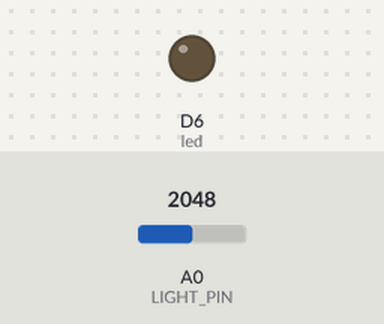
Simulated run of this sketch. Board: Particle Photon. Parts: output pins drawn as LEDs (lit = HIGH). The inputs (shaded band) are chosen by the test bench; at power-on: A0 (LIGHT_PIN) = 2048.

Above: at 1.2 s.
1.3 s: A0 (LIGHT_PIN) set to 533
2.8 s: A0 (LIGHT_PIN) set to 453
At 3.7 s:
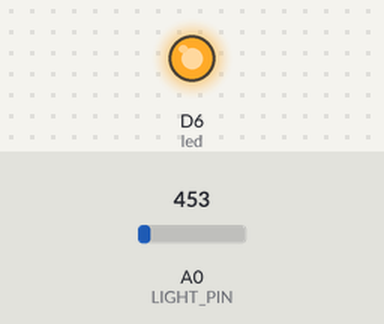
4.3 s: A0 (LIGHT_PIN) set to 540
At 5.5 s:
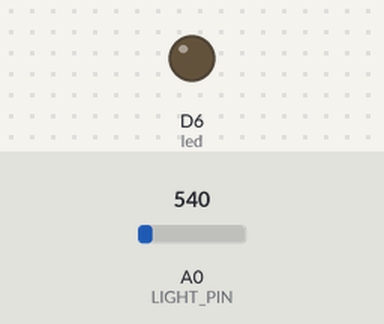
5.8 s: A0 (LIGHT_PIN) set to 491
At 7.2 s:
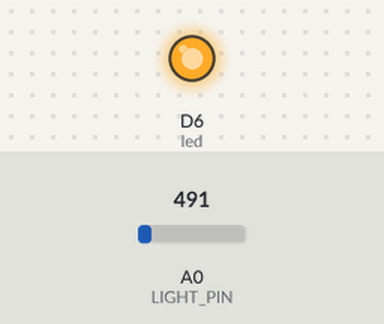
Timing chart, 0 to 8.3 s (numbered marks = the images above; inputs shaded):
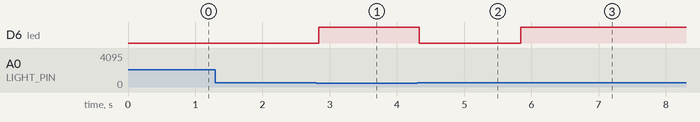

Measured:
- the behaviour switches between 500 and 499 on A0 (LIGHT_PIN) (found by bisection; images 0 and 1)
- after the input at 1.3 s, every drawn part: stays the same
- after the input at 2.8 s, D6 (led): LOW → HIGH at once
- after the input at 4.3 s, D6 (led): HIGH → LOW at once
- after the input at 5.8 s, D6 (led): LOW → HIGH at once

The sketch:

itff.ino
```cpp
#define LIGHT_PIN A0
#define LIGHT_LEVEL_THRESHOLD 500

int led = D6;

void setup() {
 pinMode(led, OUTPUT);
 digitalWrite(led, LOW);
}
void loop() {
   // value decreases as brightness increases
   int lightLevel = analogRead(LIGHT_PIN);

   if (lightLevel >= LIGHT_LEVEL_THRESHOLD) {
       Particle.publish("light", "bright", PRIVATE);
       digitalWrite(led, LOW);
   }
   else {
       Particle.publish("light", "dark", PRIVATE);
       digitalWrite(led, HIGH);
   }
}
```
